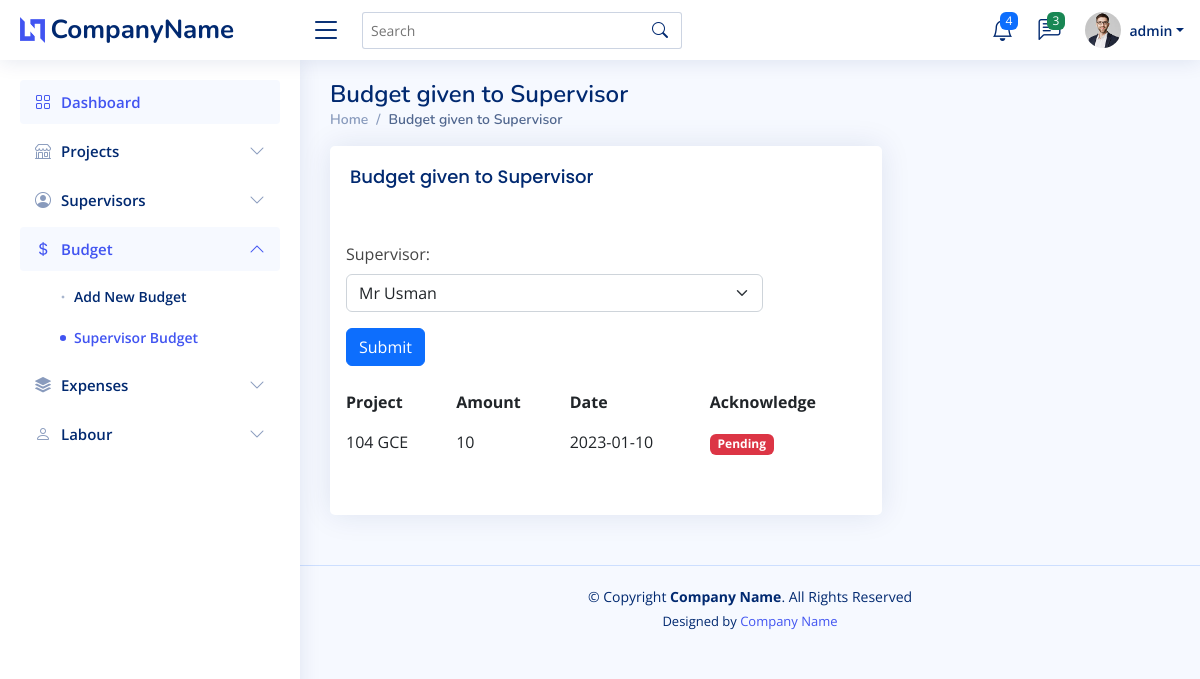
Page /budget/supervisor-budget.php?supervisor_id=13 (signed in) on the committed database.
### tables this page shows
CREATE TABLE `budget` (
  `id` int(11) NOT NULL,
  `supervisor_id` int(11) NOT NULL,
  `project_id` int(11) NOT NULL,
  `amount` decimal(10,0) NOT NULL,
  `date` date NOT NULL,
  `ack` tinyint(1) NOT NULL DEFAULT 0
);

CREATE TABLE `project` (
  `id` int(11) NOT NULL,
  `name` varchar(255) NOT NULL
);

### budget/supervisor-budget.php (the view, shortened to what this page needs)
<!DOCTYPE html>
<html lang="en">
<head>
    <?php include '../inc/head.php' ?>
</head>
<body>
    <?php include '../inc/header.php' ?>
    <?php include '../inc/sidebar.php' ?>
    <main id="main" class="main">
        <div class="pagetitle">
            <h1>Budget given to Supervisor</h1>
            <nav>
                <ol class="breadcrumb">
                    <li class="breadcrumb-item"><a href="index.php">Home</a></li>
                    <li class="breadcrumb-item active">Budget given to Supervisor</li>
                </ol>
            </nav>
        </div>
        <section class="section">
            <div class="row">
                <div class="col-lg-8">
                    <div class="card">
                        <div class="card-body">
                            <h5 class="card-title">Budget given to Supervisor</h5>
                            <div class="row mb-3">
                                <?php if ($_SESSION['role'] == "ADMIN") { ?>
                                    <form method='post' action="<?= $_SERVER['PHP_SELF'] ?>" class="row g-3 needs-validation" novalidate>
                                        <div class="col-sm-10">
                                            <label for="supervisor_id" class="form-label">Supervisor: </label>
                                            <select class="form-select" name="supervisor_id" required>
                                                <?php
                                                $sql = "SELECT id,name FROM supervisor";
                                                if ($result = mysqli_query($conn, $sql)) {
                                                    while ($row = mysqli_fetch_row($result)) {
                                                        echo "<option value='$row[0]'";
                                                        if (isset($_REQUEST['supervisor_id'])) {
                                                            $sid = $_REQUEST['supervisor_id'];
                                                            if ($sid === $row[0])
                                                                echo 'selected="selected"';
                                                        }
                                                        echo ">$row[1]</option>";
                                                    }
                                                }
                                                ?>
                                            </select>
                                        </div>
                                        <div class="col-sm-10">
                                            <input class="btn btn-primary" name='submitBtn' type="submit">
                                        </div>
                                    </form>
                                <?php } ?>
                            </div>
                            <div class="row mb-3">
                                <table class="table table-borderless datatable">
                                    <thead>
                                        <tr>
                                            <th scope="col">Project</th>
                                            <th scope="col">Amount</th>
                                            <th scope="col">Date</th>
                                            <th scope="col">Acknowledge</th>
                                        </tr>
                                    </thead>
                                    <tbody>
                                        <?php
                                        if (isset($_REQUEST['supervisor_id']) || isset($_SESSION["id"])) {
                                            $supervisor_id = isset($_REQUEST['supervisor_id']) ? $_REQUEST['supervisor_id'] : $_SESSION["id"];
                                            $sql = "select * from budget where budget.supervisor_id=" . $supervisor_id;
                                            $rs = mysqli_query($conn, $sql);
                                            if (mysqli_num_rows($rs)) {
                                                while ($row = mysqli_fetch_assoc($rs)) { ?>
                                                    <tr>
                                                        <td>
                                                            <?php
                                                            $rs_project = mysqli_query($conn, "SELECT name FROM project where id=" . $row['project_id']);
                                                            echo mysqli_fetch_assoc($rs_project)['name'];
                                                            ?>
                                                        </td>
                                                        <td><?php echo $row['amount']; ?></td>
                                                        <td><?php echo $row['date']; ?></td>
                                                        <?php
                                                        if ($row['ack'] == 1) {
                                                            echo "<td><span class='badge bg-success'>Approved</span></td>";
                                                        } else {
                                                            if ($_SESSION['role'] == "ADMIN")
                                                                echo "<td><span class='badge bg-danger'>Pending</span></td>";
                                                            else
                                                                echo "<td><a href='supervisor-budget.php?id=" . $row["id"] . "'>Approve</a></td>";
                                                        }
                                                        ?>
                                                    </tr>
                                        <?php
                                                }
                                            }
                                        }
                                        ?>
                                </table>
                            </div>
                        </div>
                    </div>
                </div>
            </div>
        </section>
    </main>
    <?php include '../inc/footer.php' ?>
</body>
</html>

### assets/css/style.css (style rules this page uses)
:root { scroll-behavior: smooth; }
body { font-family: "Open Sans", sans-serif; background: #f6f9ff; color: #444444; }
a { color: #4154f1; text-decoration: none; }
h1, h2, h3, h4, h5, h6 { font-family: "Nunito", sans-serif; }
#main { margin-top: 60px; padding: 20px 30px; transition: all 0.3s; }
.pagetitle { margin-bottom: 10px; }
.pagetitle h1 { font-size: 24px; margin-bottom: 0; font-weight: 600; color: #012970; }
.card { margin-bottom: 30px; border: none; border-radius: 5px; box-shadow: 0px 0 30px rgba(1, 41, 112, 0.1); }
.card-title { padding: 20px 0 15px 0; font-size: 18px; font-weight: 500; color: #012970; font-family: "Poppins", sans-serif; }
.card-body { padding: 0 20px 20px 20px; }
.breadcrumb { font-size: 14px; font-family: "Nunito", sans-serif; color: #899bbd; font-weight: 600; }
.breadcrumb a { color: #899bbd; transition: 0.3s; }
.breadcrumb .breadcrumb-item::before { color: #899bbd; }
.breadcrumb .active { color: #51678f; font-weight: 600; }
@media (min-width: 1200px) { #main, #footer { margin-left: 300px; } }

### rows in the picture
budget: project.name "104 GCE", amount "10", date "2023-01-10", ack "Pending"

### other values in the picture
$_SESSION["name"] "admin"
form field supervisor_id "Mr Usman"
